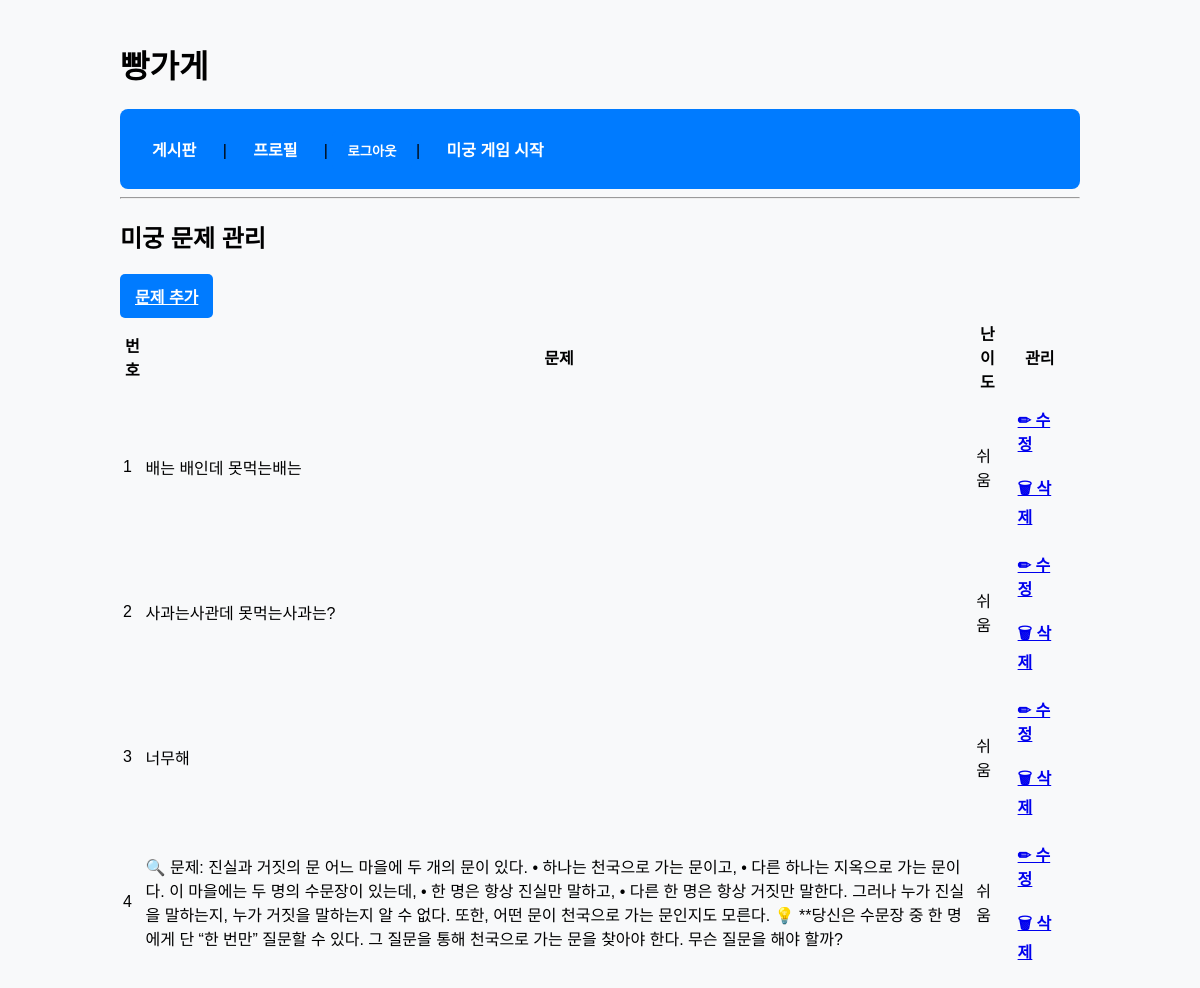
The page /maze/questions/manage/ (signed in) on the database as committed earlier.
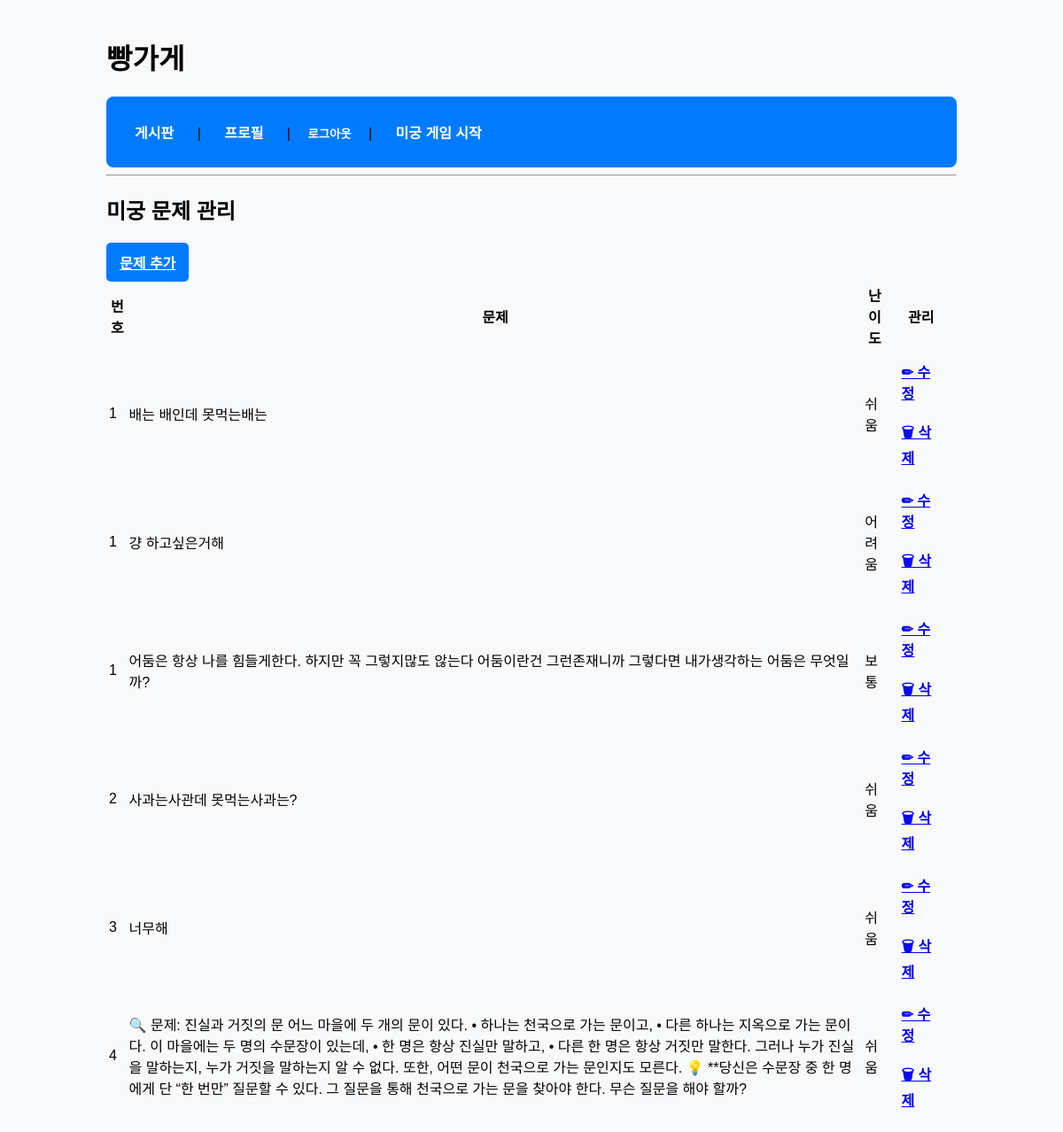
The same page on the database as committed later.
### maze/models.py (models this page shows, shortened)
class MazeQuestion(models.Model):
    DIFFICULTY_CHOICES = [
        ("easy", "쉬움"),
        ("normal", "보통"),
        ("hard", "어려움"),
    ]
    question_text = HTMLField()  # 문제 내용
    answer = models.CharField(max_length=100)  # 정답
    accepted_answers = models.TextField(
        "허용 정답 (쉼표로 구분)",
        blank=True,
        help_text="여러 정답이 허용될 경우,"
    )
    hint = models.TextField(blank=True, null=True)  # 힌트
    image = models.ImageField(upload_to='maze_images/', blank=True, null=True) #이미지 추가
    order = models.IntegerField()  # 문제 순서
    class Meta:
        constraints = [
            models.UniqueConstraint(fields=['order','level'], name='unique_maze_question_order')
        ]
    level = models.CharField(max_length=6, choices=DIFFICULTY_CHOICES, default="easy") #난이도추가
    time_limit = models.PositiveIntegerField(default=60) # 제한 시간 (초 단위) (양수 설정)
    score_value = models.PositiveIntegerField(default=10) # 기본 점수 (맞힐 경우)
    hint_available = models.BooleanField(default=True) #힌트 사용 가능 여부
    story_text = models.TextField(blank=True, null=True) #문제를 풀기 전 상황 설명
    next_question = models.ForeignKey("self", null=True, blank=True, on_delete=models.SET_NULL, related_name="next_step") # 다음 문제 연결

### maze/views.py (the view)
# urls.py: path('questions/manage/', views.manage_maze_questions, name='manage_maze_questions'), # 문제 관리 페이지
@login_required
def manage_maze_questions(request):
    questions = MazeQuestion.objects.order_by('order')
    return render(request, 'maze/manage_questions.html', {'questions': questions})

### maze/templates/maze/manage_questions.html (shortened to what this page needs)
{% extends "base.html" %}
{% block content %}
<h2 class="text-center">미궁 문제 관리</h2>
<a href="{% url 'add_maze_question' %}" class="btn btn-primary d-block mx-auto mb-3"> 문제 추가</a>
<table class="table table-striped text-center">
    <thead>
        <tr>
            <th class="text-center">번호</th>
            <th>문제</th>
            <th>난이도</th>
            <th>관리</th>
        </tr>
    </thead>
    <tbody>
        {% for question in questions %}
        <tr>
            <td class="text-center">{{ question.order }}</td>
            <td class="question-text">{{ question.question_text }}</td>
            <td>{{ question.get_level_display }}</td>
            <td>
                <a href="{% url 'edit_maze_question' question.id %}" class="btn btn-warning btn-sm mx-1">✏ 수정</a>
                <a href="{% url 'delete_maze_question' question.id %}" class="btn btn-danger btn-sm mx-1">🗑 삭제</a>
            </td>
        </tr>
        {% empty %}
        <tr>
            <td colspan="4" class="text-muted text-center no-questions">등록된 문제가 없습니다.</td>
        </tr>
        {% endfor %}
    </tbody>
</table>
{% endblock %}

Rows that differ between the two databases and show on the page:
added MazeQuestion: order "1", question_text "걍 하고싶은거해", level "어려움"
added MazeQuestion: order "1", question_text "어둠은 항상 나를 힘들게한다. 하지만 꼭 그렇지많도 않는다 어둠이란건 그런존재니까 그렇다면 내가생각하는 어둠은 무엇일까?", level "보통"
